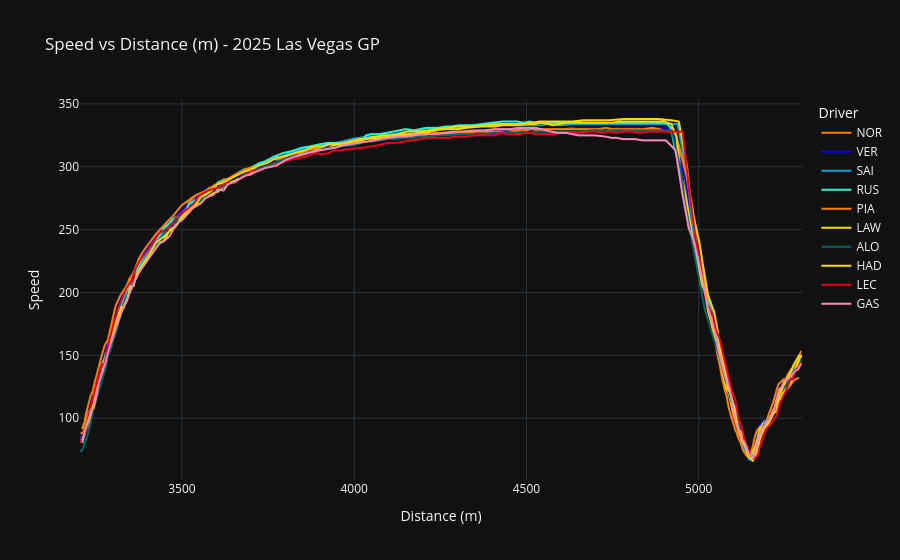

Notebook source saved alongside this figure:
### Code cell
speed25 = px.line(
    q25_tele,
    x='Distance',
    y='Speed',
    color='Driver',
    color_discrete_map=driver_colors,
    template='plotly_dark',
    title='Speed vs Distance (m) - 2025 Las Vegas GP',
    labels={'Distance': 'Distance (m)', 'Speed_ms': 'Speed (m/s)'},
)
speed25.show()
